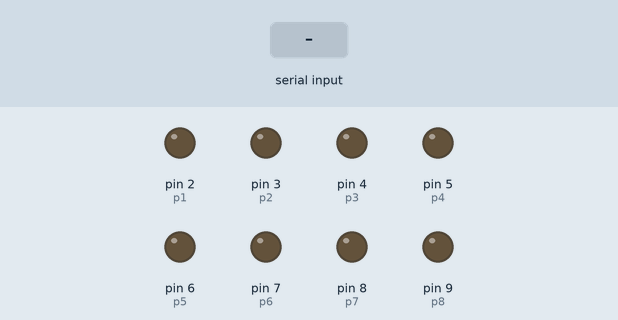
Recording of a sketch running on a simulated Arduino Uno, built with avr-gcc and run on an emulated ATmega328P. On the bench: output pins drawn as LEDs (lit = HIGH). Inputs (shaded band) come from the test bench.

Above: at 1.2 s.
1.3 s: "90,45\n" received over Serial
At 2.3 s:
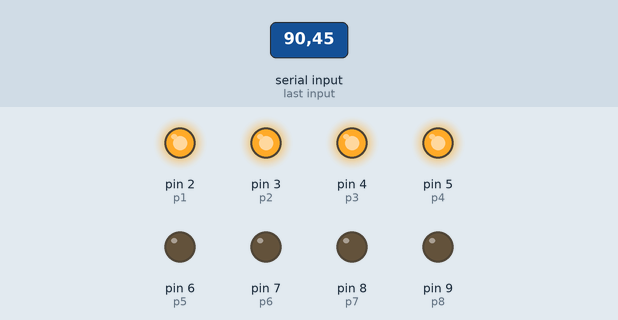
2.8 s: "30,150\n" received over Serial
At 3.5 s:
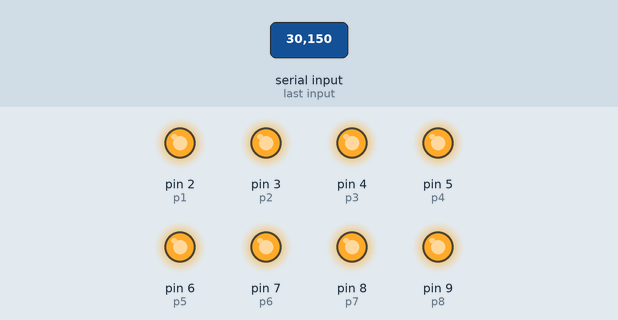
4.3 s: "5\n" received over Serial
At 5.5 s:
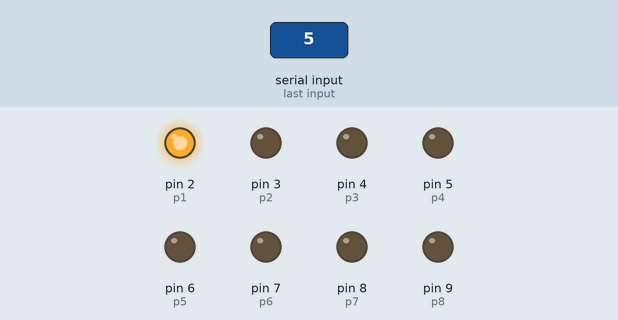
5.8 s: "90\n" received over Serial
At 6.8 s:
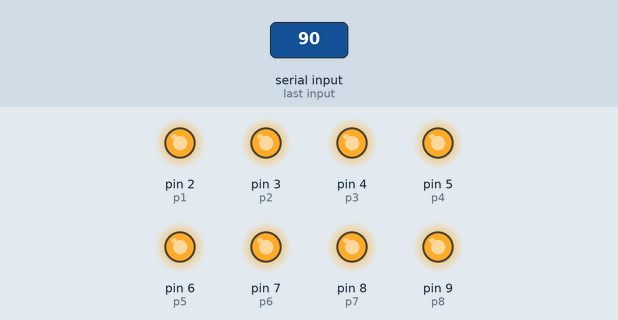
Timing chart, 0 to 8.3 s (numbered marks = the images above; inputs shaded):
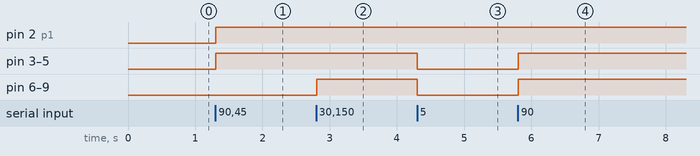

The sketch:

smartBattery.ino
```cpp
// pins for the LEDs:
const int p1 = 2;
const int p2 = 3;
const int p3 = 4;
const int p4 = 5;
const int p5 = 6;
const int p6 = 7;
const int p7 = 8;
const int p8 = 9;


void setup() {

  // make the pins outputs:
  pinMode(p1, OUTPUT);
  pinMode(p2, OUTPUT);
  pinMode(p3, OUTPUT);
  pinMode(p4, OUTPUT);
  pinMode(p5, OUTPUT);
  pinMode(p6, OUTPUT);
  pinMode(p7, OUTPUT);
  pinMode(p8, OUTPUT);

    // initialize serial:
  Serial.begin(9600);
}

void loop() {
  // if there's any serial available, read it:
  while (Serial.available() > 0) {
      int percent = Serial.parseInt();
      if (Serial.read() == '\n') {
          if(percent > 0){digitalWrite(p1, HIGH);}
          else{digitalWrite(p1, LOW);}

          if(percent > 12.5){digitalWrite(p2, HIGH);}
          else{digitalWrite(p2, LOW);}

          if(percent > 25){digitalWrite(p3, HIGH);}
          else{digitalWrite(p3, LOW);}


          if(percent > 37.5){digitalWrite(p4, HIGH);}
          else{digitalWrite(p4, LOW);}

          if(percent > 50){digitalWrite(p5, HIGH);}
          else{digitalWrite(p5, LOW);}

          if(percent > 62.5){digitalWrite(p6, HIGH);}
          else{digitalWrite(p6, LOW);}

          if(percent > 75){digitalWrite(p7, HIGH);}
          else{digitalWrite(p7, LOW);}

          if(percent > 87.5){digitalWrite(p8, HIGH);}
          else{digitalWrite(p8, LOW);}
      }
  }
}
```

Measured:
- after the input at 1.3 s, pin 2 (p1), pin 3 (p2), pin 4 (p3), pin 5 (p4): LOW → HIGH at once
- after the input at 2.8 s, pin 6 (p5), pin 7 (p6), pin 8 (p7), pin 9 (p8): LOW → HIGH at once
- after the input at 4.3 s, pin 3 (p2), pin 4 (p3), pin 5 (p4), pin 6 (p5), pin 7 (p6), pin 8 (p7), pin 9 (p8): HIGH → LOW at once
- after the input at 5.8 s, pin 3 (p2), pin 4 (p3), pin 5 (p4), pin 6 (p5), pin 7 (p6), pin 8 (p7), pin 9 (p8): LOW → HIGH at once
